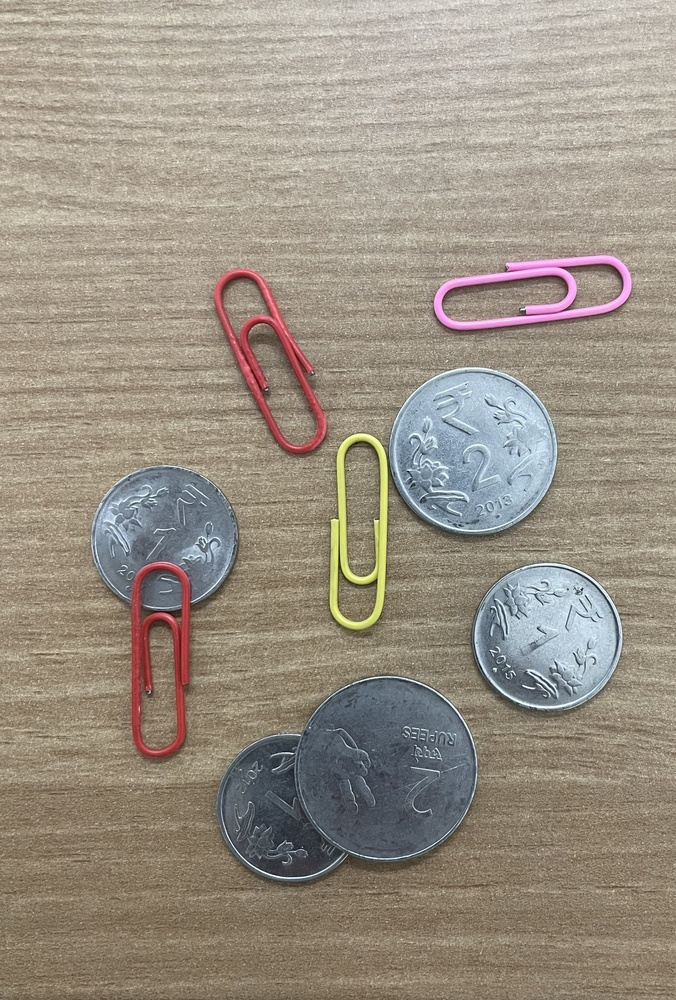
#> input picture WEEK 4 (CheckPoint 1)/image.jpg, 676 x 1000 px, shrunk from 2177 x 3219 before the run, found by its file name
$ python edge_detection.py
#> lines starting #> are read from the running program, lines starting #| are printed output that depends on the picture
import cv2

img=cv2.imread("image.jpg")
#> img is the input picture: shape (1000, 676, 3); mean B, G, R 131.6, 144.7, 154
gray=cv2.cvtColor(img,cv2.COLOR_BGR2GRAY)
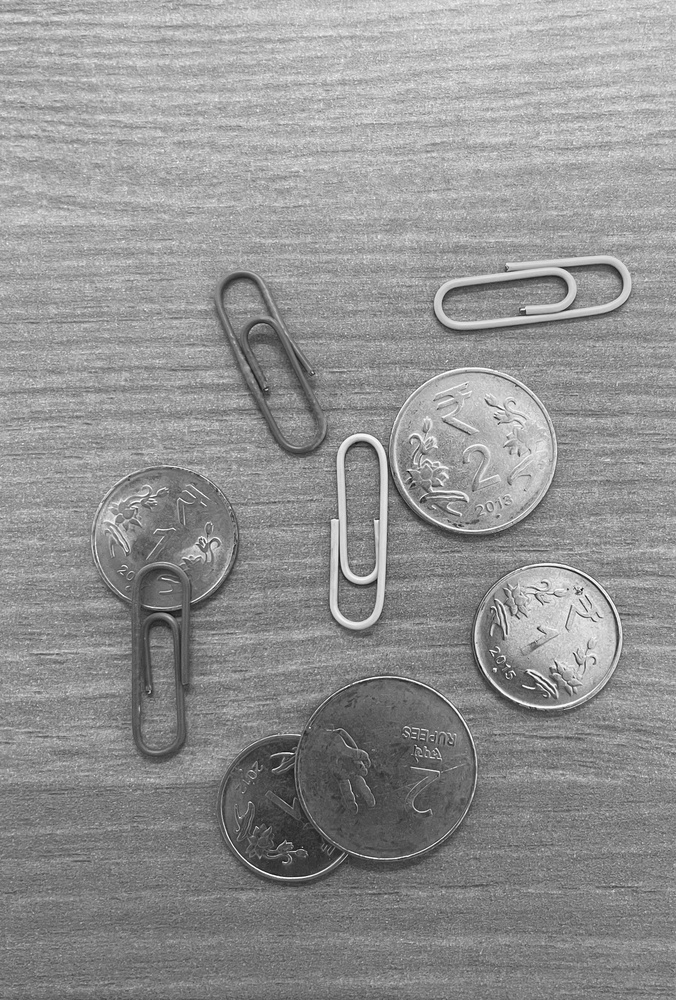
#> gray: shape (1000, 676); min 5, max 254, mean 146
edges=cv2.Canny(gray,75,150) #adjust thresholds as needed
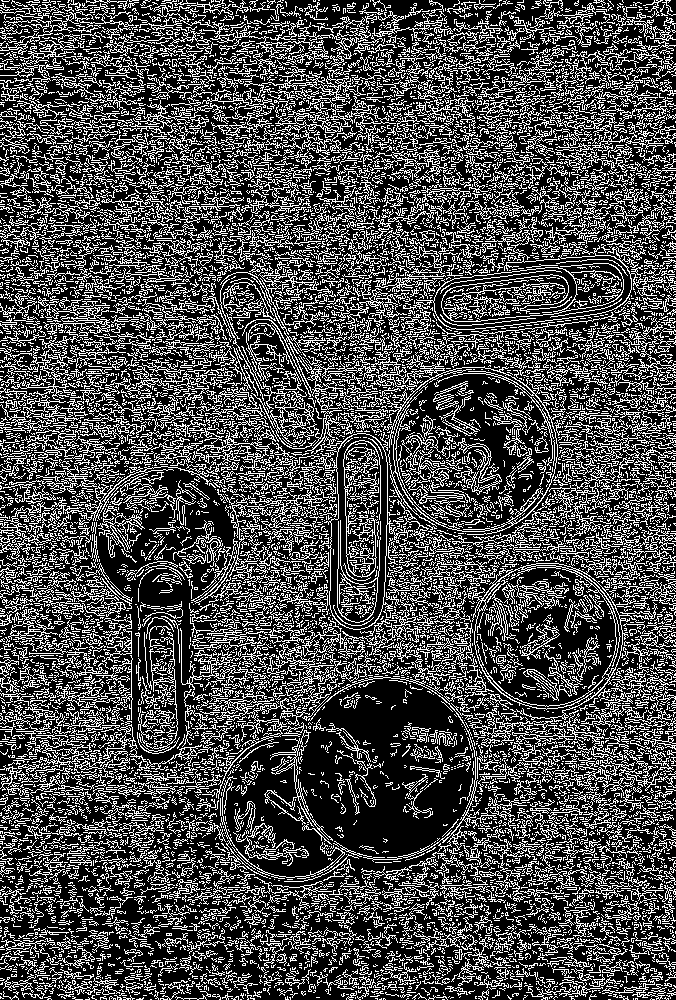
#> edges: shape (1000, 676); 29.5% white in thin lines or dots

cv2.imshow("Grayscale image",gray)
cv2.imshow("Edges",edges)

cv2.waitKey(0)
cv2.destroyAllWindows()
